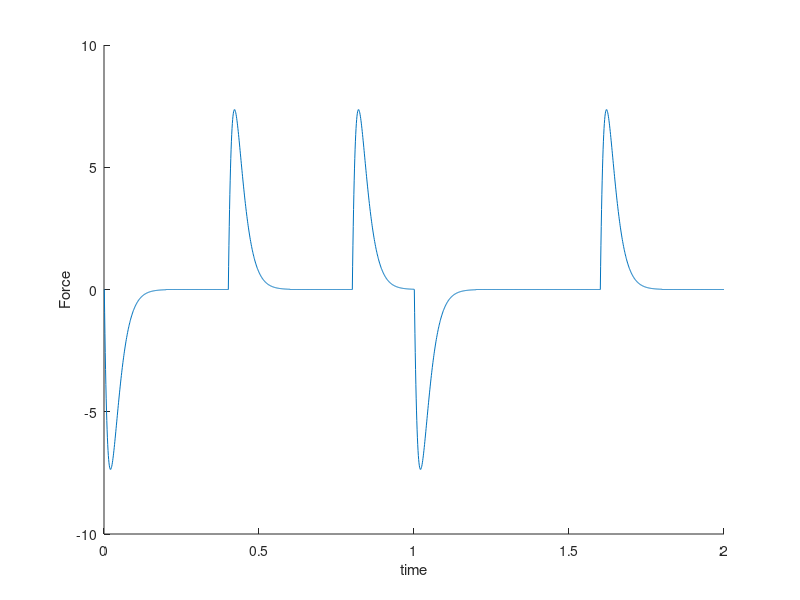

Here is the MATLAB script that generated this plot:
% function SRMForce
clf; clear all;

fmax = 1000; % F(-7.3576, 7.3576)
% fmax = 2000; % F(-14.7152, 14.7152)
% fmax = 10000; % F(-73.5759, 73.5759)
% dt = 0.02; % 20ms, tau = 1, Fmax = 0.3679, period = 9.18sec 460steps (300-400 ok)
dt = 0.001; % 1ms, tau = 1, Fmax = 0.36788, period = 9.199sec, 9200steps
% dt = 0.001; % 1ms, tau = 0.02, Fmax = 0.0073576, period = 0.179sec, 180steps
% tau = 1; % 
% tau = 0.5; % dt = 0.02, Fmax = 0.18394, period = 4.38sec, 220steps
tau = 0.02; % dt = 0.001, Fmax = 0.0073576, period = 0.18sec, 10steps
last_steps = 200; % 460, 8000, 9200
total_steps = 2000; % 1sec

steps = []; F = []; push = [];

tic
for step = 1:(total_steps)
%     step
%     endpoint = min(last_steps, step + last_steps);
    startpoint = mod(step, last_steps);
    endpoint = startpoint + last_steps - 1;
    if startpoint == 1   
        push = mod(randi(3),3) - 1;
        for i = startpoint: endpoint
            steps(step + i) = (step + i - 1)*dt;
            t = steps(i);            
%             F(step + i) = t*exp(-t/tau);
            F(step + i) = fmax * push * t*exp(-t/tau);
%             steps(step + i) = step * dt;
%             F(step + i) = step+ i;
        end
    end
%     step = step + 1;
end

disp(['steps(end): ' num2str(steps(end)) ', F(end): ' num2str(F(end)) ', F(' num2str(min(F)) ', ' num2str(max(F)) ')' ] );

hold on;
plot(steps,F);
ylabel('Force');
xlabel('time');
hold off;

toc